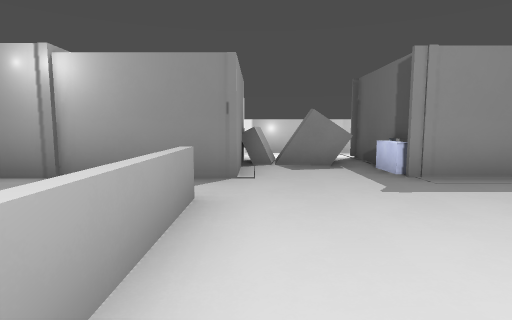
view 1 (above)

16 first-person views from a walk through a level from a Godot 3-D game. The camera is 1.5 m above the floor, tilts 6° down and sees 80° across. Doors that lead somewhere are drawn open, without their leaves. The floor is counted in squares, 2 m on a side. Each view is taken from the middle of a square. On the plan, view 1 faces up. The plan holds only what a view shows up to about 10 squares ahead; the rest is blank. The place goes on beyond the plan. Surface patterns are stand-ins for the level's own textures.

view 2
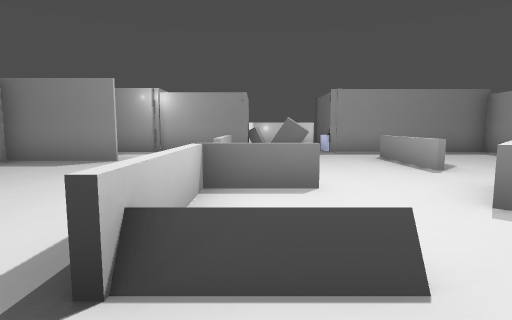

view 3
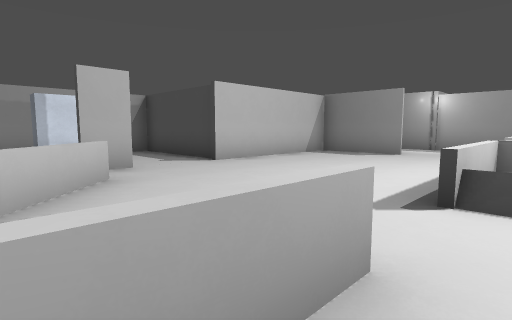

view 4
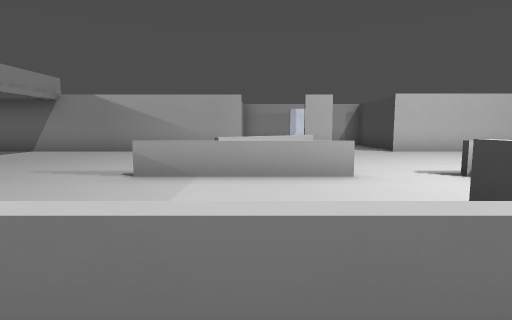

view 5
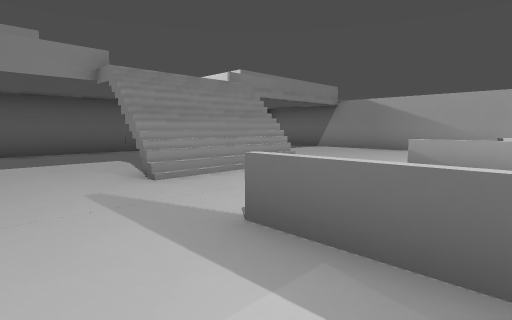

view 6
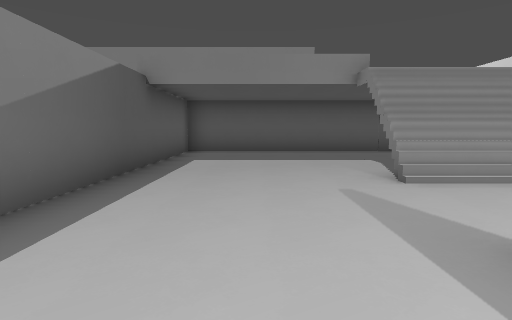

view 7
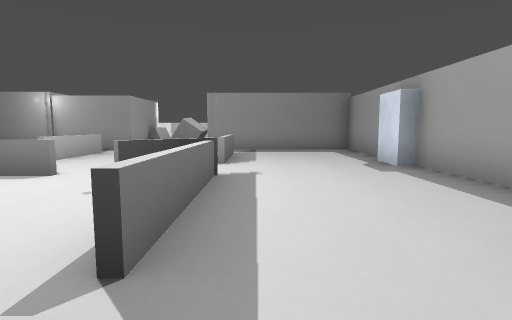

view 8
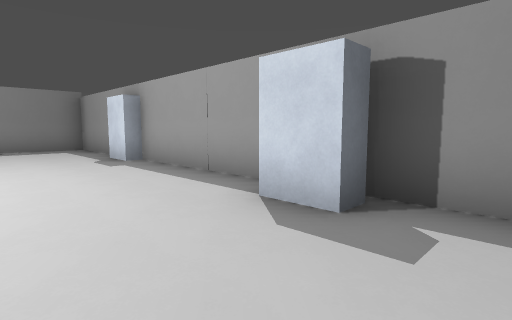

view 9
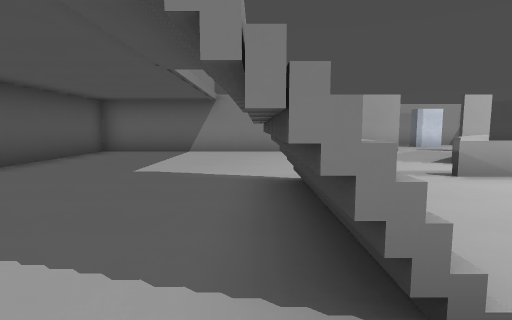

view 10
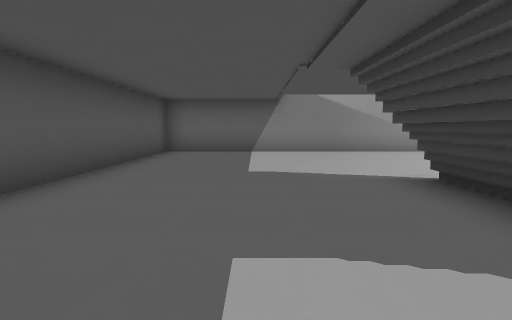

view 11
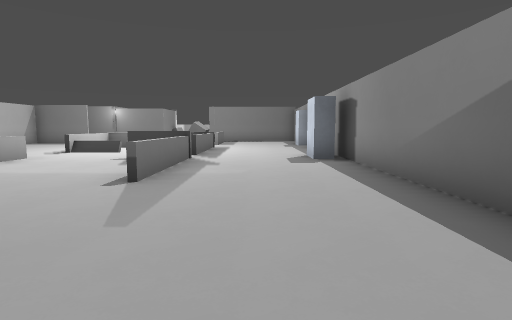

view 12
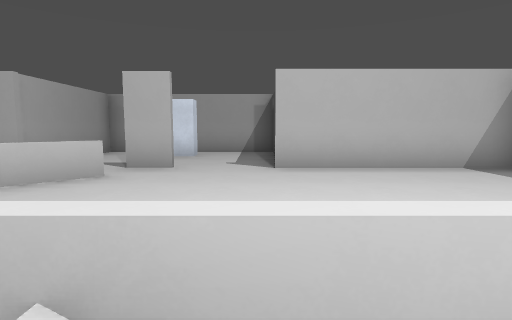

view 13
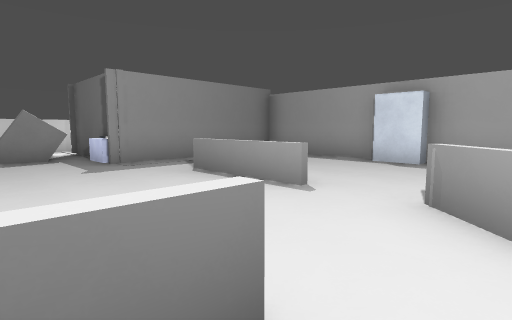

view 14
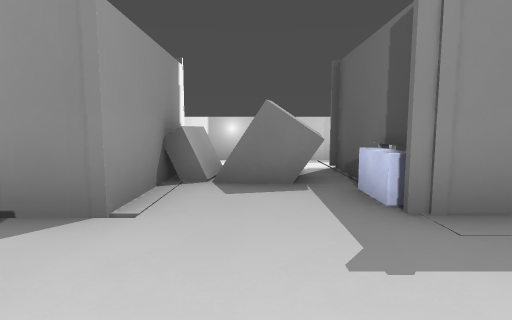

view 15
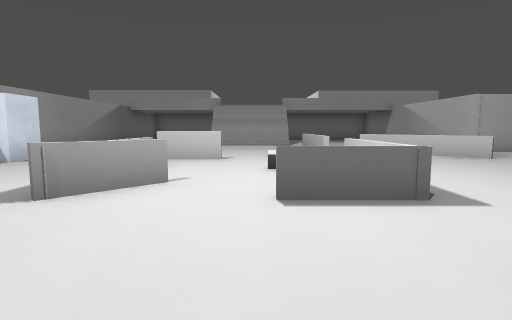

view 16
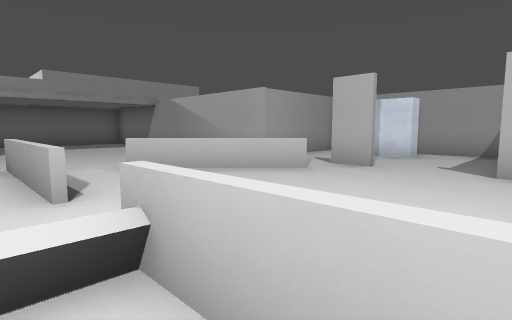

### Floor plan
Key: @ floor where view 1 was taken; # wall or solid block; x gap in a wall; . floor; D open door; = window, fence, low wall or low ledge; ^ raised ledge.
Columns run from 10 left of view 1 to 8 right of it. Each row starts with its distance up from view 1.
  9          ######
  8           ...D#
  7           x###
  6          #.#^#
  5        ###...######
  4       .D .........#
  3       .D #........#
  2     ###D.^...^....#
  1     #....^...^...##
  0     #.....@......##
 -1     #.....^.......#
 -2 #####....^...^....#
 -3 #........^...^....#
 -4 #........#=..^....#
 -5 #.#.#.......##...##
 -6 #.....^..^...^....#
 -7 #.....#^.^...^....#
 -8 #####....^...^....#
 -9     #.............#
-10     #.............#
-11     #.............#
-12     #.....###.....#
-13     #.............#
-14     #.............#
-15     #.............#
-16     #.............#
-17     ###############

Positions as (right, up) in squares from view 1, and headings:
1: (0, 0), facing up
2: (0, -5), facing up
3: (0, -7), facing up-left
4: (4, -7), facing left
5: (5, -7), facing down-left
6: (5, -7), facing down
7: (4, -6), facing up
8: (4, -7), facing up-right
9: (4, -12), facing left
10: (4, -14), facing left
11: (5, -13), facing up
12: (0, -3), facing left
13: (0, -2), facing up-right
14: (1, 2), facing up
15: (1, 2), facing down
16: (0, -2), facing down-left
